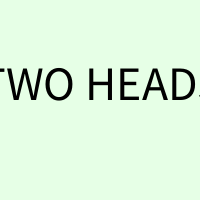
Frame 1 (no input)
Frame 60 (the mouse pressed at the canvas centre just before this capture): identical to frame 1, image omitted
Frame 120 (the mouse held since frame 60 and released just before this capture): identical to frame 1, image omitted

The Processing sketch that drew this single still picture (run headless with seeded random() and noise(); from frame 60 on, the mouse is pressed at the canvas centre):

// Processing sketch: Two_Coins
// ── Two_Coins.pde
float randomNumber;
float randomNumber2;
 
void setup()
{
  size(200, 200);
  fill(0);
  textSize(48);
  textAlign(CENTER);
 
  randomNumber = random(2.0);
  randomNumber2 = random(2.0);
}
 
void draw()
{
  background(230, 255, 230);
 
  String message;
  if (randomNumber < 1.0 && randomNumber2 < 1.0)
  {
    message = "TWO TAILS";
  }
  else if (randomNumber > 1.0 && randomNumber > 1.0 )
  {
    message = "TWO HEADS";
  }
  else
  {
    message = "MIXED";
  }
  text(message, width/2, height/2);
}
